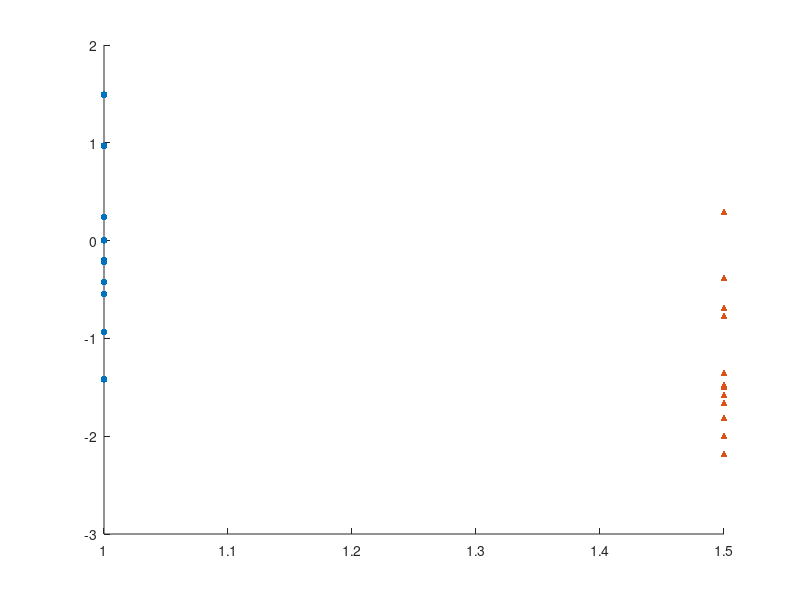

This chart was generated by the following MATLAB code: (Note: this script raises an error after producing the figure.)
function h_box = group_boxchart(data, groupid, feature_labels, group_labels, group_gap, feature_gap, markers, marker_colors, varargin)
%GROUP_BOXCHART  Creates a grouped boxchart
%
%   Usage:
%   h_box = group_boxchart(data, groupid, feature_names, group_names, group_gap, feature_gap, markers, marker_colors, <boxchart_params>)
%
%   Input:
%   data: NxF data with F features and N observations across all groups
%   groupid: Nx1 column vector with group ids
%   feature_labels: 1xF cell of chars with feature lables (default: {'Feature 1',...'Feature N'})
%   group_labels: 1xG cell of chars with group labels (default: {'Group 1',...'Group N'})
%   group_gap: double - the spacing within groups boxplot (default: .5)
%   feature_gap: double - the spacing between each boxplot group between features (default: 1)
%   markers: 1xG char - markers for each group (default: 'o^sdvph>')
%   marker_colors: chars or Nx3 matrix of colors (default: matlab color order)
%   boxchart_params: optional parameters to the boxchart function
%
%   Output:
%   h_box: handle to boxchart objects
%
%   Example:
%     figure
%     %% Generate Data
% 
%     N1 = 10; %Number in group 1
%     N2 = 12; %Number in group 2
%     N3 = 15; %Number in group 3
% 
%     data1 = [randn(N1,1) randn(N1,1)+2 randn(N1,1)*2-3];
%     data2 = [randn(N2,1)-1 randn(N2,1)-2 randn(N2,1)/2+3];
%     data3 = [randn(N3,1)+.5 randn(N3,1)+3 randn(N3,1)-1];
% 
%     data = [data1; data2; data3];
% 
%     %Group id
%     groupid = [ones(N1,1)*0; ones(N2,1)*1; ones(N3,1)*2];
% 
%     group_boxchart(data,groupid);
%
%   Copyright 2022 Michael J. Prerau, Ph.D. - http://www.sleepEEG.org
%   This work is licensed under a Creative Commons Attribution-NonCommercial-ShareAlike 4.0 International License.
%   (http://creativecommons.org/licenses/by-nc-sa/4.0/)
%
%   Last modified 02/19/2022
%********************************************************************
if nargin == 0
    %% Generate Data

    N1 = 10; %Number in group 1
    N2 = 12; %Number in group 2
    N3 = 15; %Number in group 3

    data1 = [randn(N1,1) randn(N1,1)+2 randn(N1,1)*2-3];
    data2 = [randn(N2,1)-1 randn(N2,1)-2 randn(N2,1)/2+3];
    data3 = [randn(N3,1)+.5 randn(N3,1)+3 randn(N3,1)-1];

    data = [data1; data2; data3];

    %Group id
    groupid = [ones(N1,1)*0; ones(N2,1)*1; ones(N3,1)*2];
end

%Get unique group ids
ids = unique(groupid);
Ngroups = length(ids);

%Number of features
Nfeatures = size(data,2);

%Create the xtick locations
xticks = zeros(1,Nfeatures);
xpos = zeros(1, Ngroups);

%Set default feature names
if nargin<3 || isempty(feature_labels)
    feature_labels = cell(1,Nfeatures);
    for ii = 1:Nfeatures
        feature_labels{ii} = ['Feature ' num2str(ii)];
    end
end

%Set default group names
if nargin<4 || isempty(group_labels)
    group_labels = cell(1,Ngroups);
    for ii = 1:Ngroups
        group_labels{ii} = ['Group ' num2str(ii)];
    end
end

if nargin<5 || isempty(group_gap)
    %Spacing within groups
    group_gap = .5;
end

if nargin<6 || isempty(feature_gap)
    %Between features spacing
    feature_gap = 1;
end

%Data markers
if nargin<7 || isempty(markers)
    markers = 'o^sdvph>o^sdvph>o^sdvph>';
end

%Data colors
if nargin<8 || isempty(marker_colors)
    marker_colors = repmat(get(gca,'colororder'),5,1);
end

%Force character colors to be column vector
if ischar(marker_colors)
    marker_colors = marker_colors(:);
else
    assert(size(marker_colors,2) == 3,'Color must be vector of characters or Nx3 matrix');
end

assert(length(groupid)==size(data,1),'Group id must be column vector of length equal to data rows');

%% Create plot
hold all;

%Loop through each of the features
for ii = 1:Nfeatures
    %Set the x positions
    xpos(1) = ii+(2*group_gap+feature_gap)*(ii-1);
    for jj = 2:Ngroups
        xpos(jj) = xpos(jj-1)+group_gap;
    end

    %Set the xticks in the middle of the group
    xticks(ii) = mean(xpos);

    %Assemble the group data
    xgroupdata = [];
    h_scatter = zeros(1,Ngroups);
    
    pvals = nan(nchoosek(Ngroups,2),1); %Init storage variable for pvalues
    count = 0;
    
    for jj = 1:Ngroups
        %Get all group members
        group_idx = groupid == ids(jj);
        N = sum(group_idx);

        %Concatenate data
        xgroupdata = [xgroupdata; ones(N,1)*xpos(jj)];

        %Plot the data
        h_scatter(jj) = plot(xpos(jj)*ones(N,1),data(groupid==ids(jj),ii),markers(jj),...
            'markerfacecolor',marker_colors(jj,:),'markeredgecolor','none','markersize',5);
    
        % Get pvalues
        for nn = 1:Ngroups
            if (nn ~= jj) && (nn<jj) % only test each pair once with no self-testing
                count = count + 1;
                [~, p] = ttest2(data(groupid==ids(nn),ii), data(groupid==ids(jj),ii));
                pvals(count) = p/(Ngroups-1); % correct pval for multuple tests
                if pvals(count) < 0.05
                    H = sigstar([xpos(nn), xpos(jj)], pvals(count)); %Place sigstar
                    set(H(2), 'fontsize', 18)
                end
            end
        end
    end

    %Get the data for the features
    d = data(:,ii);

    %Plot the boxchart
    h_box(ii) = boxchart(xgroupdata,d(:),varargin{:});
end

%Update the ticks and the legend
set(gca,'XTick',xticks,'XTickLabel',feature_labels)
legend(h_scatter,group_labels, 'location', 'southwest');

%Update xlims and ylims 
xlim([0, max(xticks)+(min(xticks))])
ylim([0, max(data, [], 'all')+min(data,[],'all')])

hold off;
